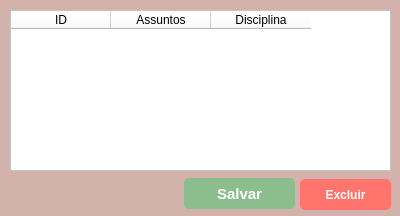
<?xml version="1.0" encoding="UTF-8"?>
<ui version="4.0">
 <class>Form</class>
 <widget class="QWidget" name="Form">
  <property name="geometry">
   <rect>
    <x>0</x>
    <y>0</y>
    <width>400</width>
    <height>216</height>
   </rect>
  </property>
  <property name="windowTitle">
   <string>Form</string>
  </property>
  <property name="styleSheet">
   <string notr="true">background-color: rgb(212, 178, 172);</string>
  </property>
  <widget class="QTableWidget" name="tabela_assunto">
   <property name="geometry">
    <rect>
     <x>10</x>
     <y>10</y>
     <width>381</width>
     <height>161</height>
    </rect>
   </property>
   <property name="styleSheet">
    <string notr="true">background-color: rgb(255, 255, 255);</string>
   </property>
   <column>
    <property name="text">
     <string>ID</string>
    </property>
   </column>
   <column>
    <property name="text">
     <string>Assuntos</string>
    </property>
   </column>
   <column>
    <property name="text">
     <string>Disciplina</string>
    </property>
   </column>
  </widget>
  <widget class="QPushButton" name="salvar_assunto">
   <property name="geometry">
    <rect>
     <x>184</x>
     <y>178</y>
     <width>111</width>
     <height>31</height>
    </rect>
   </property>
   <property name="font">
    <font>
     <pointsize>11</pointsize>
     <weight>75</weight>
     <bold>true</bold>
    </font>
   </property>
   <property name="styleSheet">
    <string notr="true">background-color: rgb(140, 189, 140);
color: rgb(255, 255, 255);
border-radius: 5px;</string>
   </property>
   <property name="text">
    <string>Salvar</string>
   </property>
  </widget>
  <widget class="QPushButton" name="excluir_assunto">
   <property name="geometry">
    <rect>
     <x>300</x>
     <y>179</y>
     <width>91</width>
     <height>31</height>
    </rect>
   </property>
   <property name="font">
    <font>
     <pointsize>9</pointsize>
     <weight>75</weight>
     <bold>true</bold>
    </font>
   </property>
   <property name="styleSheet">
    <string notr="true">background-color: rgb(255, 116, 108);
color: rgb(255, 255, 255);
border-radius: 5px;</string>
   </property>
   <property name="text">
    <string>Excluir</string>
   </property>
  </widget>
 </widget>
 <resources/>
 <connections/>
</ui>
